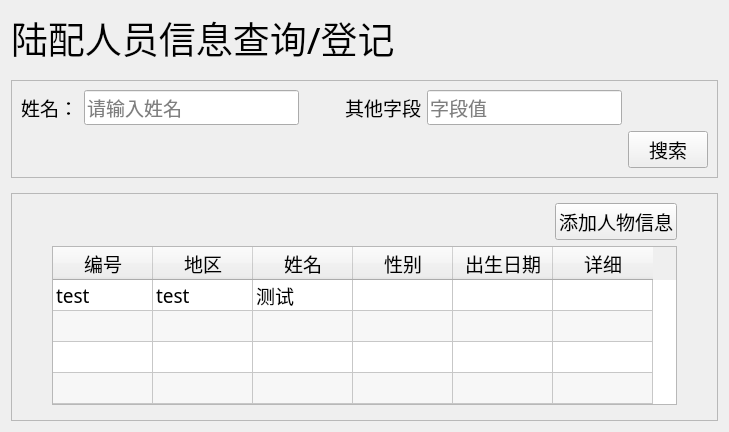
<?xml version="1.0" encoding="UTF-8"?>
<ui version="4.0">
 <class>Form</class>
 <widget class="QWidget" name="Form">
  <property name="geometry">
   <rect>
    <x>0</x>
    <y>0</y>
    <width>729</width>
    <height>432</height>
   </rect>
  </property>
  <property name="font">
   <font>
    <family>SimHei</family>
    <pointsize>14</pointsize>
   </font>
  </property>
  <property name="windowTitle">
   <string>Form</string>
  </property>
  <layout class="QVBoxLayout" name="verticalLayout">
   <property name="spacing">
    <number>15</number>
   </property>
   <item>
    <widget class="QLabel" name="label">
     <property name="font">
      <font>
       <family>SimHei</family>
       <pointsize>28</pointsize>
      </font>
     </property>
     <property name="text">
      <string>陆配人员信息查询/登记</string>
     </property>
    </widget>
   </item>
   <item>
    <widget class="QFrame" name="frame">
     <property name="font">
      <font>
       <family>SimHei</family>
       <pointsize>14</pointsize>
      </font>
     </property>
     <property name="frameShape">
      <enum>QFrame::StyledPanel</enum>
     </property>
     <layout class="QGridLayout" name="gridLayout">
      <item row="0" column="3">
       <spacer name="horizontalSpacer">
        <property name="orientation">
         <enum>Qt::Horizontal</enum>
        </property>
        <property name="sizeType">
         <enum>QSizePolicy::Fixed</enum>
        </property>
        <property name="sizeHint" stdset="0">
         <size>
          <width>40</width>
          <height>20</height>
         </size>
        </property>
       </spacer>
      </item>
      <item row="1" column="6">
       <widget class="QPushButton" name="button_search">
        <property name="cursor">
         <cursorShape>PointingHandCursor</cursorShape>
        </property>
        <property name="text">
         <string>搜索</string>
        </property>
       </widget>
      </item>
      <item row="0" column="4">
       <layout class="QHBoxLayout" name="horizontalLayout_2">
        <item>
         <widget class="QLabel" name="label_3">
          <property name="text">
           <string>其他字段</string>
          </property>
         </widget>
        </item>
        <item>
         <widget class="QLineEdit" name="lineEdit_2">
          <property name="placeholderText">
           <string>字段值</string>
          </property>
         </widget>
        </item>
       </layout>
      </item>
      <item row="0" column="0">
       <layout class="QHBoxLayout" name="horizontalLayout_3">
        <item>
         <widget class="QLabel" name="label_2">
          <property name="text">
           <string>姓名：</string>
          </property>
         </widget>
        </item>
        <item>
         <widget class="QLineEdit" name="lineEdit">
          <property name="placeholderText">
           <string>请输入姓名</string>
          </property>
         </widget>
        </item>
       </layout>
      </item>
     </layout>
    </widget>
   </item>
   <item>
    <widget class="QFrame" name="frame_2">
     <property name="frameShape">
      <enum>QFrame::StyledPanel</enum>
     </property>
     <layout class="QVBoxLayout" name="verticalLayout_2">
      <property name="leftMargin">
       <number>40</number>
      </property>
      <property name="rightMargin">
       <number>40</number>
      </property>
      <item>
       <layout class="QHBoxLayout" name="horizontalLayout">
        <item>
         <spacer name="horizontalSpacer_2">
          <property name="orientation">
           <enum>Qt::Horizontal</enum>
          </property>
          <property name="sizeHint" stdset="0">
           <size>
            <width>40</width>
            <height>20</height>
           </size>
          </property>
         </spacer>
        </item>
        <item>
         <widget class="QPushButton" name="button_add">
          <property name="font">
           <font>
            <family>SimHei</family>
            <pointsize>14</pointsize>
           </font>
          </property>
          <property name="cursor">
           <cursorShape>PointingHandCursor</cursorShape>
          </property>
          <property name="text">
           <string>添加人物信息</string>
          </property>
         </widget>
        </item>
       </layout>
      </item>
      <item>
       <widget class="QTableWidget" name="tableWidget">
        <property name="minimumSize">
         <size>
          <width>601</width>
          <height>0</height>
         </size>
        </property>
        <property name="font">
         <font>
          <family>SimHei</family>
          <pointsize>14</pointsize>
         </font>
        </property>
        <property name="verticalScrollBarPolicy">
         <enum>Qt::ScrollBarAlwaysOff</enum>
        </property>
        <property name="horizontalScrollBarPolicy">
         <enum>Qt::ScrollBarAlwaysOff</enum>
        </property>
        <property name="alternatingRowColors">
         <bool>true</bool>
        </property>
        <property name="rowCount">
         <number>10</number>
        </property>
        <property name="columnCount">
         <number>6</number>
        </property>
        <attribute name="verticalHeaderVisible">
         <bool>false</bool>
        </attribute>
        <row/>
        <row/>
        <row/>
        <row/>
        <row/>
        <row/>
        <row/>
        <row/>
        <row/>
        <row/>
        <column>
         <property name="text">
          <string>编号</string>
         </property>
        </column>
        <column>
         <property name="text">
          <string>地区</string>
         </property>
        </column>
        <column>
         <property name="text">
          <string>姓名</string>
         </property>
        </column>
        <column>
         <property name="text">
          <string>性别</string>
         </property>
        </column>
        <column>
         <property name="text">
          <string>出生日期</string>
         </property>
        </column>
        <column>
         <property name="text">
          <string>详细</string>
         </property>
        </column>
        <item row="0" column="0">
         <property name="text">
          <string>test</string>
         </property>
        </item>
        <item row="0" column="1">
         <property name="text">
          <string>test</string>
         </property>
        </item>
        <item row="0" column="2">
         <property name="text">
          <string>测试</string>
         </property>
        </item>
       </widget>
      </item>
      <item>
       <widget class="PageController" name="page_controller" native="true"/>
      </item>
     </layout>
    </widget>
   </item>
  </layout>
 </widget>
 <customwidgets>
  <customwidget>
   <class>PageController</class>
   <extends>QWidget</extends>
   <header location="global">ui.page_elements.PageController</header>
   <container>1</container>
  </customwidget>
 </customwidgets>
 <resources/>
 <connections/>
</ui>
